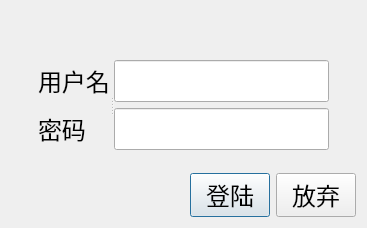
<?xml version="1.0" encoding="UTF-8"?>
<ui version="4.0">
 <class>QLogin</class>
 <widget class="QDialog" name="QLogin">
  <property name="geometry">
   <rect>
    <x>0</x>
    <y>0</y>
    <width>367</width>
    <height>228</height>
   </rect>
  </property>
  <property name="font">
   <font>
    <family>微软雅黑</family>
    <pointsize>18</pointsize>
   </font>
  </property>
  <property name="windowTitle">
   <string>Login</string>
  </property>
  <layout class="QGridLayout" name="gridLayout">
   <item row="0" column="1">
    <spacer name="verticalSpacer_2">
     <property name="orientation">
      <enum>Qt::Vertical</enum>
     </property>
     <property name="sizeHint" stdset="0">
      <size>
       <width>20</width>
       <height>49</height>
      </size>
     </property>
    </spacer>
   </item>
   <item row="1" column="0">
    <spacer name="horizontalSpacer_2">
     <property name="orientation">
      <enum>Qt::Horizontal</enum>
     </property>
     <property name="sizeHint" stdset="0">
      <size>
       <width>30</width>
       <height>20</height>
      </size>
     </property>
    </spacer>
   </item>
   <item row="1" column="1">
    <widget class="QSplitter" name="splitter">
     <property name="orientation">
      <enum>Qt::Horizontal</enum>
     </property>
     <widget class="QWidget" name="layoutWidget">
      <layout class="QVBoxLayout" name="verticalLayout">
       <item>
        <widget class="QLabel" name="mUsername">
         <property name="text">
          <string>用户名</string>
         </property>
        </widget>
       </item>
       <item>
        <widget class="QLabel" name="mPassword">
         <property name="text">
          <string>密码</string>
         </property>
        </widget>
       </item>
      </layout>
     </widget>
     <widget class="QWidget" name="layoutWidget">
      <layout class="QVBoxLayout" name="verticalLayout_2">
       <item>
        <widget class="QLineEdit" name="lineEdit"/>
       </item>
       <item>
        <widget class="QLineEdit" name="lineEdit_2"/>
       </item>
      </layout>
     </widget>
    </widget>
   </item>
   <item row="1" column="2">
    <spacer name="horizontalSpacer_3">
     <property name="orientation">
      <enum>Qt::Horizontal</enum>
     </property>
     <property name="sizeHint" stdset="0">
      <size>
       <width>30</width>
       <height>20</height>
      </size>
     </property>
    </spacer>
   </item>
   <item row="2" column="1">
    <spacer name="verticalSpacer">
     <property name="orientation">
      <enum>Qt::Vertical</enum>
     </property>
     <property name="sizeHint" stdset="0">
      <size>
       <width>20</width>
       <height>10</height>
      </size>
     </property>
    </spacer>
   </item>
   <item row="3" column="0" colspan="3">
    <layout class="QHBoxLayout" name="horizontalLayout">
     <item>
      <spacer name="horizontalSpacer">
       <property name="orientation">
        <enum>Qt::Horizontal</enum>
       </property>
       <property name="sizeHint" stdset="0">
        <size>
         <width>40</width>
         <height>20</height>
        </size>
       </property>
      </spacer>
     </item>
     <item>
      <widget class="QPushButton" name="mOK">
       <property name="text">
        <string>登陆</string>
       </property>
      </widget>
     </item>
     <item>
      <widget class="QPushButton" name="mCancle">
       <property name="text">
        <string>放弃</string>
       </property>
      </widget>
     </item>
    </layout>
   </item>
  </layout>
 </widget>
 <resources/>
 <connections/>
</ui>
